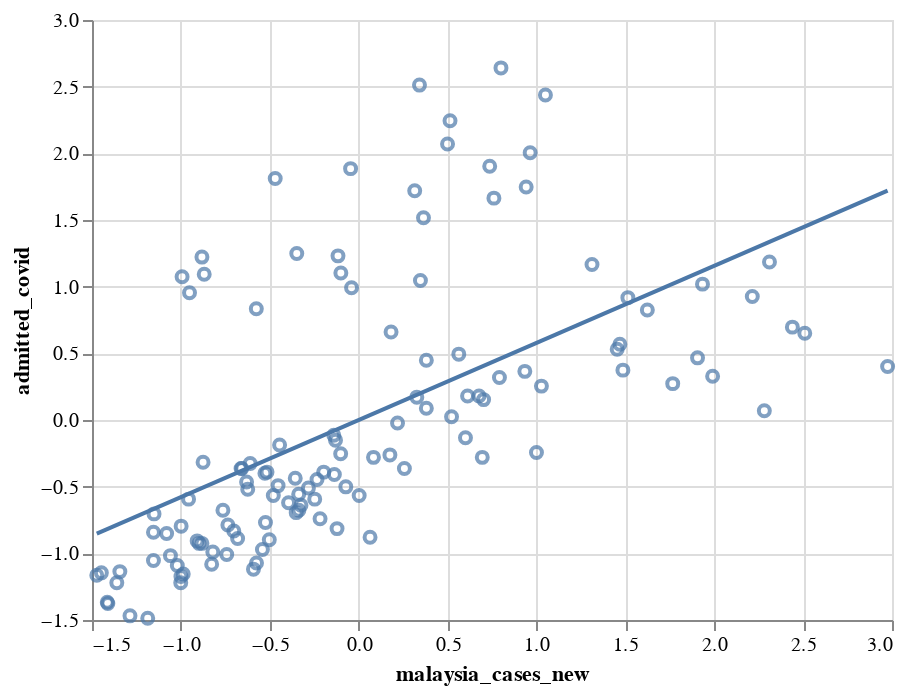

Notebook cell for this chart:
### Code cell
zscore = mergedhosp_malaysia.drop(['date','holiday'], axis=1)

df_zscore = (zscore - zscore.mean())/zscore.std()

# setting color on the basis of country
zsc = alt.Chart(df_zscore).mark_point().encode(
  x='malaysia_cases_new',y='admitted_covid')
# making the regression line using transform_regression
# function and add with the scatter plot
zscoreplot = zsc + zsc.transform_regression('malaysia_cases_new','admitted_covid').mark_line()

zscoreplot

### Figure 1 — Vega-Lite specification as saved in the notebook (floating-point values rounded to 4 significant figures)
{"config": {"view": {"continuousWidth": 400, "continuousHeight": 300}}, "layer": [{"mark": "point", "encoding": {"x": {"field": "malaysia_cases_new", "type": "quantitative"}, "y": {"field": "admitted_covid", "type": "quantitative"}}}, {"mark": "line", "encoding": {"x": {"field": "malaysia_cases_new", "type": "quantitative"}, "y": {"field": "admitted_covid", "type": "quantitative"}}, "transform": [{"on": "malaysia_cases_new", "regression": "admitted_covid"}]}], "data": {"name": "data-fcaaccac5a317657038a129ce11d4ef4"}, "$schema": "https://vega.github.io/schema/vega-lite/v4.17.0.json", "datasets": {"data-fcaaccac5a317657038a129ce11d4ef4": [{"malaysia_cases_new": 0.7028, "admitted_covid": 0.1529, "percentage_admitted": -0.657}, {"malaysia_cases_new": 1.767, "admitted_covid": 0.2727, "percentage_admitted": -1.202}, {"malaysia_cases_new": 2.975, "admitted_covid": 0.4017, "percentage_admitted": -1.579}, {"malaysia_cases_new": 1.991, "admitted_covid": 0.3279, "percentage_admitted": -1.267}, {"malaysia_cases_new": 1.469, "admitted_covid": 0.5675, "percentage_admitted": -0.844}, {"malaysia_cases_new": 2.282, "admitted_covid": 0.06994, "percentage_admitted": -1.539}, {"malaysia_cases_new": 0.1821, "admitted_covid": 0.6597, "percentage_admitted": 0.3327}, {"malaysia_cases_new": 0.3271, "admitted_covid": 0.1713, "percentage_admitted": -0.315}, {"malaysia_cases_new": 0.5632, "admitted_covid": 0.4938, "percentage_admitted": -0.2365}, {"malaysia_cases_new": 2.509, "admitted_covid": 0.6504, "percentage_admitted": -1.284}, {"malaysia_cases_new": 2.44, "admitted_covid": 0.6965, "percentage_admitted": -1.23}, {"malaysia_cases_new": 1.486, "admitted_covid": 0.374, "percentage_admitted": -0.991}, {"malaysia_cases_new": 1.906, "admitted_covid": 0.4662, "percentage_admitted": -1.141}, {"malaysia_cases_new": 0.5224, "admitted_covid": 0.02387, "percentage_admitted": -0.629}, {"malaysia_cases_new": -0.1302, "admitted_covid": -0.1512, "percentage_admitted": -0.1615}, {"malaysia_cases_new": 0.9346, "admitted_covid": 0.3648, "percentage_admitted": -0.6513}, {"malaysia_cases_new": 1.028, "admitted_covid": 0.2542, "percentage_admitted": -0.8048}, {"malaysia_cases_new": 1.624, "admitted_covid": 0.8255, "percentage_admitted": -0.7542}, {"malaysia_cases_new": 1.0, "admitted_covid": -0.2433, "percentage_admitted": -1.184}, {"malaysia_cases_new": 0.2573, "admitted_covid": -0.3631, "percentage_admitted": -0.7787}, {"malaysia_cases_new": -0.1012, "admitted_covid": -0.2526, "percentage_admitted": -0.3108}, {"malaysia_cases_new": -0.5156, "admitted_covid": -0.3908, "percentage_admitted": 0.06008}, {"malaysia_cases_new": 0.1757, "admitted_covid": -0.2618, "percentage_admitted": -0.6042}, {"malaysia_cases_new": 0.08339, "admitted_covid": -0.2802, "percentage_admitted": -0.5355}, {"malaysia_cases_new": 0.6953, "admitted_covid": -0.2802, "percentage_admitted": -1.028}, {"malaysia_cases_new": 0.6008, "admitted_covid": -0.1328, "percentage_admitted": -0.832}, {"malaysia_cases_new": -0.07227, "admitted_covid": -0.5014, "percentage_admitted": -0.6221}, {"malaysia_cases_new": -0.3943, "admitted_covid": -0.6211, "percentage_admitted": -0.4071}, {"malaysia_cases_new": -0.6573, "admitted_covid": -0.3631, "percentage_admitted": 0.3281}, {"malaysia_cases_new": -0.4448, "admitted_covid": -0.1881, "percentage_admitted": 0.2204}, {"malaysia_cases_new": -0.2344, "admitted_covid": -0.4461, "percentage_admitted": -0.3829}, {"malaysia_cases_new": -0.2172, "admitted_covid": -0.7409, "percentage_admitted": -0.7521}, {"malaysia_cases_new": -0.2472, "admitted_covid": -0.5935, "percentage_admitted": -0.5446}, {"malaysia_cases_new": -0.3374, "admitted_covid": -0.5566, "percentage_admitted": -0.3953}, {"malaysia_cases_new": -0.7024, "admitted_covid": -0.8331, "percentage_admitted": -0.2807}, {"malaysia_cases_new": -1.151, "admitted_covid": -0.7041, "percentage_admitted": 0.8129}, {"malaysia_cases_new": -0.5274, "admitted_covid": -0.4, "percentage_admitted": 0.06555}, {"malaysia_cases_new": -0.1399, "admitted_covid": -0.1143, "percentage_admitted": -0.1074}, {"malaysia_cases_new": -0.3567, "admitted_covid": -0.4369, "percentage_admitted": -0.2216}, {"malaysia_cases_new": -0.6101, "admitted_covid": -0.3263, "percentage_admitted": 0.2994}, {"malaysia_cases_new": -0.6305, "admitted_covid": -0.4645, "percentage_admitted": 0.1385}, {"malaysia_cases_new": -1.154, "admitted_covid": -0.8423, "percentage_admitted": 0.561}, {"malaysia_cases_new": -0.7636, "admitted_covid": -0.6764, "percentage_admitted": 0.04945}, {"malaysia_cases_new": -0.6616, "admitted_covid": -0.3631, "percentage_admitted": 0.3356}, {"malaysia_cases_new": -0.1367, "admitted_covid": -0.4092, "percentage_admitted": -0.45}, {"malaysia_cases_new": -0.1968, "admitted_covid": -0.3908, "percentage_admitted": -0.361}, {"malaysia_cases_new": -0.624, "admitted_covid": -0.5198, "percentage_admitted": 0.04994}, {"malaysia_cases_new": -1.059, "admitted_covid": -1.017, "percentage_admitted": 0.03116}, {"malaysia_cases_new": -0.9869, "admitted_covid": -1.156, "percentage_admitted": -0.3407}, {"malaysia_cases_new": -1.343, "admitted_covid": -1.137, "percentage_admitted": 0.4521}, {"malaysia_cases_new": -0.9568, "admitted_covid": -0.5935, "percentage_admitted": 0.5507}, {"malaysia_cases_new": -0.4802, "admitted_covid": -0.5659, "percentage_admitted": -0.2241}, {"malaysia_cases_new": -0.3363, "admitted_covid": -0.6764, "percentage_admitted": -0.5456}, {"malaysia_cases_new": -0.5242, "admitted_covid": -0.7686, "percentage_admitted": -0.4364}, {"malaysia_cases_new": -0.6809, "admitted_covid": -0.8884, "percentage_admitted": -0.3924}, {"malaysia_cases_new": -1.02, "admitted_covid": -1.091, "percentage_admitted": -0.1715}, {"malaysia_cases_new": -1.473, "admitted_covid": -1.165, "percentage_admitted": 0.7706}, {"malaysia_cases_new": -1.08, "admitted_covid": -0.8515, "percentage_admitted": 0.3725}, {"malaysia_cases_new": -0.1216, "admitted_covid": -0.8146, "percentage_admitted": -0.9292}, {"malaysia_cases_new": -0.7421, "admitted_covid": -1.008, "percentage_admitted": -0.4825}, {"malaysia_cases_new": -0.5918, "admitted_covid": -1.119, "percentage_admitted": -0.8333}, {"malaysia_cases_new": -1.001, "admitted_covid": -1.22, "percentage_admitted": -0.4277}, {"malaysia_cases_new": -1.286, "admitted_covid": -1.469, "percentage_admitted": -0.3753}, {"malaysia_cases_new": -1.411, "admitted_covid": -1.377, "percentage_admitted": 0.1049}, {"malaysia_cases_new": -1.154, "admitted_covid": -1.054, "percentage_admitted": 0.1621}, {"malaysia_cases_new": -0.8978, "admitted_covid": -0.9252, "percentage_admitted": -0.1102}, {"malaysia_cases_new": -0.8205, "admitted_covid": -0.9897, "percentage_admitted": -0.3389}, {"malaysia_cases_new": -0.8269, "admitted_covid": -1.082, "percentage_admitted": -0.4728}, {"malaysia_cases_new": -0.9997, "admitted_covid": -1.174, "percentage_admitted": -0.3504}, {"malaysia_cases_new": -1.187, "admitted_covid": -1.487, "percentage_admitted": -0.5983}, {"malaysia_cases_new": -1.414, "admitted_covid": -1.368, "percentage_admitted": 0.1339}, {"malaysia_cases_new": -1.36, "admitted_covid": -1.22, "percentage_admitted": 0.3194}, {"malaysia_cases_new": -0.9987, "admitted_covid": -0.7962, "percentage_admitted": 0.2955}, {"malaysia_cases_new": -0.5027, "admitted_covid": -0.8976, "percentage_admitted": -0.6362}, {"malaysia_cases_new": -0.3514, "admitted_covid": -0.6949, "percentage_admitted": -0.5513}, {"malaysia_cases_new": -0.5746, "admitted_covid": -1.073, "percentage_admitted": -0.7893}, {"malaysia_cases_new": -0.9085, "admitted_covid": -0.9068, "percentage_admitted": -0.06151}, {"malaysia_cases_new": -1.447, "admitted_covid": -1.146, "percentage_admitted": 0.7322}, {"malaysia_cases_new": -0.7357, "admitted_covid": -0.787, "percentage_admitted": -0.1619}, {"malaysia_cases_new": -0.2827, "admitted_covid": -0.5106, "percentage_admitted": -0.404}, {"malaysia_cases_new": 0.002877, "admitted_covid": -0.5659, "percentage_admitted": -0.7657}, {"malaysia_cases_new": -0.3245, "admitted_covid": -0.6396, "percentage_admitted": -0.5134}, {"malaysia_cases_new": 0.06406, "admitted_covid": -0.8791, "percentage_admitted": -1.155}, {"malaysia_cases_new": -0.5414, "admitted_covid": -0.9713, "percentage_admitted": -0.6895}, {"malaysia_cases_new": -0.8817, "admitted_covid": -0.9252, "percentage_admitted": -0.1378}, {"malaysia_cases_new": -0.8752, "admitted_covid": -0.3171, "percentage_admitted": 0.8253}, {"malaysia_cases_new": -0.4533, "admitted_covid": -0.4921, "percentage_admitted": -0.1638}, {"malaysia_cases_new": 0.2186, "admitted_covid": -0.02221, "percentage_admitted": -0.4012}, {"malaysia_cases_new": 0.7919, "admitted_covid": 0.3187, "percentage_admitted": -0.5832}, {"malaysia_cases_new": 0.677, "admitted_covid": 0.1805, "percentage_admitted": -0.6128}, {"malaysia_cases_new": 0.6126, "admitted_covid": 0.1805, "percentage_admitted": -0.5612}, {"malaysia_cases_new": 0.3807, "admitted_covid": 0.08837, "percentage_admitted": -0.4459}, {"malaysia_cases_new": 0.3807, "admitted_covid": 0.4477, "percentage_admitted": -0.1015}, {"malaysia_cases_new": 1.514, "admitted_covid": 0.9177, "percentage_admitted": -0.6238}, {"malaysia_cases_new": 2.311, "admitted_covid": 1.185, "percentage_admitted": -0.888}, {"malaysia_cases_new": 1.934, "admitted_covid": 1.019, "percentage_admitted": -0.7995}, {"malaysia_cases_new": 2.214, "admitted_covid": 0.9269, "percentage_admitted": -0.9968}, {"malaysia_cases_new": 1.454, "admitted_covid": 0.5307, "percentage_admitted": -0.8615}, {"malaysia_cases_new": -0.04006, "admitted_covid": 0.9914, "percentage_admitted": 0.9989}, {"malaysia_cases_new": 1.313, "admitted_covid": 1.166, "percentage_admitted": -0.3067}, {"malaysia_cases_new": 0.7607, "admitted_covid": 1.664, "percentage_admitted": 0.5905}, {"malaysia_cases_new": 0.9422, "admitted_covid": 1.747, "percentage_admitted": 0.4662}, {"malaysia_cases_new": 0.7371, "admitted_covid": 1.904, "percentage_admitted": 0.823}, {"malaysia_cases_new": 0.3475, "admitted_covid": 1.047, "percentage_admitted": 0.5131}, {"malaysia_cases_new": -0.3481, "admitted_covid": 1.249, "percentage_admitted": 1.874}, {"malaysia_cases_new": -0.8688, "admitted_covid": 1.093, "percentage_admitted": 3.061}, {"malaysia_cases_new": 0.3153, "admitted_covid": 1.719, "percentage_admitted": 1.212}, {"malaysia_cases_new": 0.8005, "admitted_covid": 2.641, "percentage_admitted": 1.372}, {"malaysia_cases_new": 0.9647, "admitted_covid": 2.005, "percentage_admitted": 0.6516}, {"malaysia_cases_new": 0.5138, "admitted_covid": 2.245, "percentage_admitted": 1.419}, {"malaysia_cases_new": -0.1163, "admitted_covid": 1.231, "percentage_admitted": 1.397}, {"malaysia_cases_new": -0.9933, "admitted_covid": 1.074, "percentage_admitted": 3.482}, {"malaysia_cases_new": -0.4694, "admitted_covid": 1.811, "percentage_admitted": 2.89}, {"malaysia_cases_new": -0.04543, "admitted_covid": 1.885, "percentage_admitted": 1.999}, {"malaysia_cases_new": 1.051, "admitted_covid": 2.438, "percentage_admitted": 0.9038}, {"malaysia_cases_new": 0.3421, "admitted_covid": 2.512, "percentage_admitted": 1.941}, {"malaysia_cases_new": 0.4999, "admitted_covid": 2.069, "percentage_admitted": 1.278}, {"malaysia_cases_new": 0.3646, "admitted_covid": 1.517, "percentage_admitted": 0.9447}, {"malaysia_cases_new": -0.5757, "admitted_covid": 0.8347, "percentage_admitted": 1.845}, {"malaysia_cases_new": -0.1002, "admitted_covid": 1.102, "percentage_admitted": 1.222}, {"malaysia_cases_new": -0.9514, "admitted_covid": 0.9545, "percentage_admitted": 3.124}, {"malaysia_cases_new": -0.8817, "admitted_covid": 1.222, "percentage_admitted": 3.313}]}}
